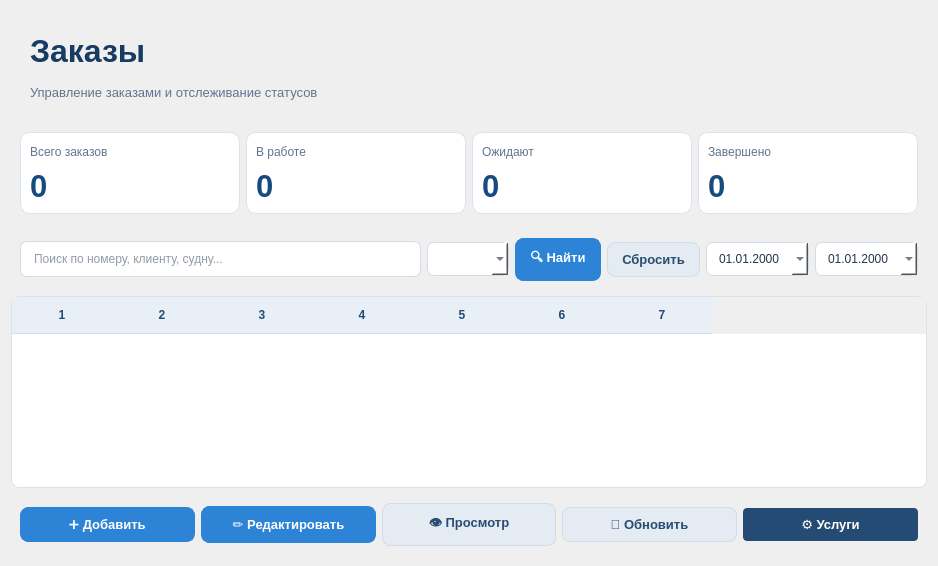
<?xml version="1.0" encoding="UTF-8"?>
<ui version="4.0">
 <class>Ui_OrdersPage</class>
 <widget class="QWidget" name="pageOrders">
  <property name="styleSheet">
   <string notr="true">QWidget#pageOrders {
    background-color: #F1F3F6;
    color: #24364B;
    font-family: &quot;Segoe UI&quot;;
    font-size: 10pt;
}

QLabel {
    background-color: transparent;
    color: #24364B;
}

QLabel#lblOrdersTitle_2 {
    color: #183B63;
    font-size: 24pt;
    font-weight: bold;
}

QLabel#lblOrdersSubtitle {
    color: #60758E;
    font-size: 10pt;
}

QFrame#headerFrameOrders,
QFrame#filtersFrameOrders,
QFrame#actionsFrameOrders {
    background-color: transparent;
    border: none;
}

QFrame#statsFrameOrders {
    background-color: transparent;
    border: none;
}

QFrame#cardTotalOrders,
QFrame#cardOrdersInProgress,
QFrame#cardOrdersPending,
QFrame#cardOrdersCompleted {
    background-color: #FFFFFF;
    border: 1px solid #D8E3EF;
    border-radius: 10px;
}

QFrame#cardTotalOrders QLabel,
QFrame#cardOrdersInProgress QLabel,
QFrame#cardOrdersPending QLabel,
QFrame#cardOrdersCompleted QLabel {
    background-color: transparent;
    border: none;
}

QLabel#lblTotalOrdersTitle,
QLabel#lblOrdersInProgressTitle,
QLabel#lblOrdersPendingTitle,
QLabel#lblOrdersCompletedTitle {
    color: #60758E;
    font-size: 9pt;
}

QLabel#lblTotalOrdersValue,
QLabel#lblOrdersInProgressValue,
QLabel#lblOrdersPendingValue,
QLabel#lblOrdersCompletedValue {
    color: #174A7E;
    font-size: 23pt;
    font-weight: bold;
}

QLineEdit#editOrderSearch {
    background-color: #FFFFFF;
    color: #24364B;
    border: 1px solid #D1DCE8;
    border-radius: 7px;
    padding: 9px 11px;
    selection-background-color: #2D83D5;
}

QLineEdit#editOrderSearch:focus {
    border: 1px solid #2D83D5;
}

QComboBox#comboOrderStatus {
    background-color: #FFFFFF;
    color: #24364B;
    border: 1px solid #D1DCE8;
    border-radius: 7px;
    padding: 8px 10px;
}

QComboBox#comboOrderStatus:hover {
    border: 1px solid #2D83D5;
}

QComboBox QAbstractItemView {
    background-color: #FFFFFF;
    color: #24364B;
    selection-background-color: #DCEBFA;
    selection-color: #183B63;
    border: 1px solid #D8E3EF;
}

QDateEdit#dateFrom, QDateEdit#dateTo {
    background-color: #FFFFFF;
    color: #24364B;
    border: 1px solid #D1DCE8;
    border-radius: 7px;
    padding: 8px 10px;
}

QDateEdit#dateFrom:focus, QDateEdit#dateTo:focus {
    border: 1px solid #2D83D5;
}

QPushButton {
    background-color: #2D83D5;
    color: #FFFFFF;
    border: 1px solid #2D83D5;
    border-radius: 8px;
    padding: 9px 14px;
    font-size: 10pt;
    font-weight: bold;
}

QPushButton:hover {
    background-color: #3B94E8;
    color: #FFFFFF;
    border: 1px solid #3B94E8;
}

QPushButton:pressed {
    background-color: #1E68AE;
    color: #FFFFFF;
    border: 1px solid #1E68AE;
}

QPushButton:disabled {
    background-color: #B9C7D5;
    color: #F4F6F8;
    border: 1px solid #B9C7D5;
}

QPushButton#btnSearchOrders,
QPushButton#btnAddOrder,
QPushButton#btnEditOrder {
    background-color: #2D83D5;
    color: #FFFFFF;
    border: 1px solid #2D83D5;
}

QPushButton#btnSearchOrders:hover,
QPushButton#btnAddOrder:hover,
QPushButton#btnEditOrder:hover {
    background-color: #3B94E8;
    color: #FFFFFF;
    border: 1px solid #3B94E8;
}

QPushButton#btnSearchOrders:pressed,
QPushButton#btnAddOrder:pressed,
QPushButton#btnEditOrder:pressed {
    background-color: #1E68AE;
    color: #FFFFFF;
    border: 1px solid #1E68AE;
}

QPushButton#btnResetOrderFilters,
QPushButton#btnViewOrder,
QPushButton#btnRefreshOrder {
    background-color: #E4EBF3;
    color: #294D70;
    border: 1px solid #D0DCE8;
}

QPushButton#btnResetOrderFilters:hover,
QPushButton#btnViewOrder:hover,
QPushButton#btnRefreshOrder:hover {
    background-color: #D5E3F1;
    color: #294D70;
    border: 1px solid #C2D5E8;
}

QPushButton#btnResetOrderFilters:pressed,
QPushButton#btnViewOrder:pressed,
QPushButton#btnRefreshOrder:pressed {
    background-color: #C6D8EA;
    color: #294D70;
    border: 1px solid #B5CADD;
}

QPushButton#btnServices {
    background-color: #244B73;
    color: white;
    border: none;
    padding: 8px 16px;
    border-radius: 4px;
    font-weight: bold;
}

QPushButton#btnServices:hover {
    background-color: #174A7E;
}

QTableWidget#tableOrders {
    background-color: #FFFFFF;
    alternate-background-color: #F6F9FC;
    color: #24364B;
    border: 1px solid #D8E3EF;
    border-radius: 8px;
    gridline-color: #E4EAF1;
    selection-background-color: #DCEBFA;
    selection-color: #183B63;
}

QTableWidget#tableOrders::item {
    padding: 7px;
}

QTableWidget#tableOrders::item:selected {
    background-color: #DCEBFA;
    color: #183B63;
}

QHeaderView::section {
    background-color: #E8EFF7;
    color: #244B73;
    border: none;
    border-bottom: 1px solid #D2DFEC;
    padding: 9px 7px;
    font-weight: bold;
}

QScrollBar:vertical {
    background-color: #EDF1F5;
    width: 10px;
    border: none;
    margin: 0;
}

QScrollBar::handle:vertical {
    background-color: #B7C7D8;
    min-height: 25px;
    border-radius: 4px;
}

QScrollBar::handle:vertical:hover {
    background-color: #8FA9C3;
}

QScrollBar::add-line:vertical,
QScrollBar::sub-line:vertical {
    height: 0;
}

QScrollBar:horizontal {
    background-color: #EDF1F5;
    height: 10px;
    border: none;
}

QScrollBar::handle:horizontal {
    background-color: #B7C7D8;
    min-width: 25px;
    border-radius: 4px;
}

QScrollBar::add-line:horizontal,
QScrollBar::sub-line:horizontal {
    width: 0;
}</string>
  </property>
  <layout class="QVBoxLayout" name="verticalLayout_19">
   <property name="leftMargin">
    <number>11</number>
   </property>
   <property name="topMargin">
    <number>11</number>
   </property>
   <property name="rightMargin">
    <number>11</number>
   </property>
   <property name="bottomMargin">
    <number>11</number>
   </property>
   <property name="spacing">
    <number>6</number>
   </property>
   <property name="sizeConstraint">
    <enum>QLayout::SetDefaultConstraint</enum>
   </property>
   <item>
    <layout class="QVBoxLayout" name="verticalLayoutOrders">
     <property name="spacing">
      <number>6</number>
     </property>
     <property name="sizeConstraint">
      <enum>QLayout::SetDefaultConstraint</enum>
     </property>
     <item>
      <widget class="QFrame" name="headerFrameOrders">
       <property name="font">
        <font>
         <pointsize>9</pointsize>
        </font>
       </property>
       <property name="sizePolicy">
        <sizepolicy hsizetype="Preferred" vsizetype="Preferred">
         <horstretch>0</horstretch>
         <verstretch>0</verstretch>
        </sizepolicy>
       </property>
       <property name="frameShape">
        <enum>QFrame::NoFrame</enum>
       </property>
       <property name="frameShadow">
        <enum>QFrame::Plain</enum>
       </property>
       <layout class="QVBoxLayout" name="verticalLayout_8">
        <property name="spacing">
         <number>6</number>
        </property>
        <property name="sizeConstraint">
         <enum>QLayout::SetDefaultConstraint</enum>
        </property>
        <item>
         <layout class="QVBoxLayout" name="verticalLayoutHeader">
          <property name="leftMargin">
           <number>10</number>
          </property>
          <property name="topMargin">
           <number>6</number>
          </property>
          <property name="rightMargin">
           <number>6</number>
          </property>
          <property name="bottomMargin">
           <number>6</number>
          </property>
          <property name="spacing">
           <number>6</number>
          </property>
          <property name="sizeConstraint">
           <enum>QLayout::SetDefaultConstraint</enum>
          </property>
          <item>
           <widget class="QLabel" name="lblOrdersTitle_2">
            <property name="text">
             <string notr="true">Заказы</string>
            </property>
            <property name="font">
             <font>
              <pointsize>24</pointsize>
             </font>
            </property>
            <property name="sizePolicy">
             <sizepolicy hsizetype="Preferred" vsizetype="Preferred">
              <horstretch>0</horstretch>
              <verstretch>0</verstretch>
             </sizepolicy>
            </property>
            <property name="minimumSize">
             <size>
              <width>380</width>
              <height>50</height>
             </size>
            </property>
            <property name="alignment">
             <set>Qt::AlignLeft|Qt::AlignVCenter|Qt::AlignLeading</set>
            </property>
            <property name="frameShape">
             <enum>QFrame::NoFrame</enum>
            </property>
            <property name="frameShadow">
             <enum>QFrame::Plain</enum>
            </property>
           </widget>
          </item>
          <item>
           <widget class="QLabel" name="lblOrdersSubtitle">
            <property name="text">
             <string notr="true">Управление заказами и отслеживание статусов</string>
            </property>
            <property name="font">
             <font>
              <pointsize>10</pointsize>
             </font>
            </property>
            <property name="sizePolicy">
             <sizepolicy hsizetype="Preferred" vsizetype="Preferred">
              <horstretch>0</horstretch>
              <verstretch>0</verstretch>
             </sizepolicy>
            </property>
            <property name="minimumSize">
             <size>
              <width>300</width>
              <height>20</height>
             </size>
            </property>
            <property name="alignment">
             <set>Qt::AlignLeft|Qt::AlignVCenter|Qt::AlignLeading</set>
            </property>
            <property name="frameShape">
             <enum>QFrame::NoFrame</enum>
            </property>
            <property name="frameShadow">
             <enum>QFrame::Plain</enum>
            </property>
           </widget>
          </item>
         </layout>
        </item>
       </layout>
      </widget>
     </item>
     <item>
      <widget class="QFrame" name="statsFrameOrders">
       <property name="font">
        <font>
         <pointsize>9</pointsize>
        </font>
       </property>
       <property name="sizePolicy">
        <sizepolicy hsizetype="Preferred" vsizetype="Preferred">
         <horstretch>0</horstretch>
         <verstretch>0</verstretch>
        </sizepolicy>
       </property>
       <property name="frameShape">
        <enum>QFrame::NoFrame</enum>
       </property>
       <property name="frameShadow">
        <enum>QFrame::Plain</enum>
       </property>
       <layout class="QHBoxLayout" name="horizontalLayout_5">
        <property name="leftMargin">
         <number>9</number>
        </property>
        <property name="topMargin">
         <number>9</number>
        </property>
        <property name="rightMargin">
         <number>9</number>
        </property>
        <property name="bottomMargin">
         <number>9</number>
        </property>
        <property name="spacing">
         <number>6</number>
        </property>
        <property name="sizeConstraint">
         <enum>QLayout::SetDefaultConstraint</enum>
        </property>
        <item>
         <layout class="QHBoxLayout" name="horizontalLayoutStats">
          <property name="spacing">
           <number>6</number>
          </property>
          <property name="sizeConstraint">
           <enum>QLayout::SetDefaultConstraint</enum>
          </property>
          <item>
           <widget class="QFrame" name="cardTotalOrders">
            <property name="font">
             <font>
              <pointsize>9</pointsize>
             </font>
            </property>
            <property name="sizePolicy">
             <sizepolicy hsizetype="Preferred" vsizetype="Preferred">
              <horstretch>0</horstretch>
              <verstretch>0</verstretch>
             </sizepolicy>
            </property>
            <property name="frameShape">
             <enum>QFrame::StyledPanel</enum>
            </property>
            <property name="frameShadow">
             <enum>QFrame::Raised</enum>
            </property>
            <layout class="QVBoxLayout" name="verticalLayout">
             <property name="leftMargin">
              <number>9</number>
             </property>
             <property name="topMargin">
              <number>9</number>
             </property>
             <property name="rightMargin">
              <number>9</number>
             </property>
             <property name="bottomMargin">
              <number>9</number>
             </property>
             <property name="spacing">
              <number>6</number>
             </property>
             <property name="sizeConstraint">
              <enum>QLayout::SetDefaultConstraint</enum>
             </property>
             <item>
              <widget class="QLabel" name="lblTotalOrdersTitle">
               <property name="text">
                <string notr="true">Всего заказов</string>
               </property>
               <property name="font">
                <font>
                 <pointsize>9</pointsize>
                </font>
               </property>
               <property name="sizePolicy">
                <sizepolicy hsizetype="Preferred" vsizetype="Preferred">
                 <horstretch>0</horstretch>
                 <verstretch>0</verstretch>
                </sizepolicy>
               </property>
               <property name="minimumSize">
                <size>
                 <width>100</width>
                 <height>20</height>
                </size>
               </property>
               <property name="alignment">
                <set>Qt::AlignLeft|Qt::AlignVCenter|Qt::AlignLeading</set>
               </property>
               <property name="frameShape">
                <enum>QFrame::NoFrame</enum>
               </property>
               <property name="frameShadow">
                <enum>QFrame::Plain</enum>
               </property>
              </widget>
             </item>
             <item>
              <widget class="QLabel" name="lblTotalOrdersValue">
               <property name="text">
                <string notr="true">0</string>
               </property>
               <property name="font">
                <font>
                 <pointsize>23</pointsize>
                </font>
               </property>
               <property name="sizePolicy">
                <sizepolicy hsizetype="Preferred" vsizetype="Preferred">
                 <horstretch>0</horstretch>
                 <verstretch>0</verstretch>
                </sizepolicy>
               </property>
               <property name="minimumSize">
                <size>
                 <width>200</width>
                 <height>30</height>
                </size>
               </property>
               <property name="alignment">
                <set>Qt::AlignLeft|Qt::AlignVCenter|Qt::AlignLeading</set>
               </property>
               <property name="frameShape">
                <enum>QFrame::NoFrame</enum>
               </property>
               <property name="frameShadow">
                <enum>QFrame::Plain</enum>
               </property>
              </widget>
             </item>
            </layout>
           </widget>
          </item>
          <item>
           <widget class="QFrame" name="cardOrdersInProgress">
            <property name="font">
             <font>
              <pointsize>9</pointsize>
             </font>
            </property>
            <property name="sizePolicy">
             <sizepolicy hsizetype="Preferred" vsizetype="Preferred">
              <horstretch>0</horstretch>
              <verstretch>0</verstretch>
             </sizepolicy>
            </property>
            <property name="frameShape">
             <enum>QFrame::StyledPanel</enum>
            </property>
            <property name="frameShadow">
             <enum>QFrame::Raised</enum>
            </property>
            <layout class="QVBoxLayout" name="verticalLayout_5">
             <property name="leftMargin">
              <number>9</number>
             </property>
             <property name="topMargin">
              <number>9</number>
             </property>
             <property name="rightMargin">
              <number>9</number>
             </property>
             <property name="bottomMargin">
              <number>9</number>
             </property>
             <property name="spacing">
              <number>6</number>
             </property>
             <property name="sizeConstraint">
              <enum>QLayout::SetDefaultConstraint</enum>
             </property>
             <item>
              <widget class="QLabel" name="lblOrdersInProgressTitle">
               <property name="text">
                <string notr="true">В работе</string>
               </property>
               <property name="font">
                <font>
                 <pointsize>9</pointsize>
                </font>
               </property>
               <property name="sizePolicy">
                <sizepolicy hsizetype="Preferred" vsizetype="Preferred">
                 <horstretch>0</horstretch>
                 <verstretch>0</verstretch>
                </sizepolicy>
               </property>
               <property name="minimumSize">
                <size>
                 <width>100</width>
                 <height>20</height>
                </size>
               </property>
               <property name="alignment">
                <set>Qt::AlignLeft|Qt::AlignVCenter|Qt::AlignLeading</set>
               </property>
               <property name="frameShape">
                <enum>QFrame::NoFrame</enum>
               </property>
               <property name="frameShadow">
                <enum>QFrame::Plain</enum>
               </property>
              </widget>
             </item>
             <item>
              <widget class="QLabel" name="lblOrdersInProgressValue">
               <property name="text">
                <string notr="true">0</string>
               </property>
               <property name="font">
                <font>
                 <pointsize>23</pointsize>
                </font>
               </property>
               <property name="sizePolicy">
                <sizepolicy hsizetype="Preferred" vsizetype="Preferred">
                 <horstretch>0</horstretch>
                 <verstretch>0</verstretch>
                </sizepolicy>
               </property>
               <property name="minimumSize">
                <size>
                 <width>200</width>
                 <height>30</height>
                </size>
               </property>
               <property name="alignment">
                <set>Qt::AlignLeft|Qt::AlignVCenter|Qt::AlignLeading</set>
               </property>
               <property name="frameShape">
                <enum>QFrame::NoFrame</enum>
               </property>
               <property name="frameShadow">
                <enum>QFrame::Plain</enum>
               </property>
              </widget>
             </item>
            </layout>
           </widget>
          </item>
          <item>
           <widget class="QFrame" name="cardOrdersPending">
            <property name="font">
             <font>
              <pointsize>9</pointsize>
             </font>
            </property>
            <property name="sizePolicy">
             <sizepolicy hsizetype="Preferred" vsizetype="Preferred">
              <horstretch>0</horstretch>
              <verstretch>0</verstretch>
             </sizepolicy>
            </property>
            <property name="frameShape">
             <enum>QFrame::StyledPanel</enum>
            </property>
            <property name="frameShadow">
             <enum>QFrame::Raised</enum>
            </property>
            <layout class="QVBoxLayout" name="verticalLayout_2">
             <property name="leftMargin">
              <number>9</number>
             </property>
             <property name="topMargin">
              <number>9</number>
             </property>
             <property name="rightMargin">
              <number>9</number>
             </property>
             <property name="bottomMargin">
              <number>9</number>
             </property>
             <property name="spacing">
              <number>6</number>
             </property>
             <property name="sizeConstraint">
              <enum>QLayout::SetDefaultConstraint</enum>
             </property>
             <item>
              <widget class="QLabel" name="lblOrdersPendingTitle">
               <property name="text">
                <string notr="true">Ожидают</string>
               </property>
               <property name="font">
                <font>
                 <pointsize>9</pointsize>
                </font>
               </property>
               <property name="sizePolicy">
                <sizepolicy hsizetype="Preferred" vsizetype="Preferred">
                 <horstretch>0</horstretch>
                 <verstretch>0</verstretch>
                </sizepolicy>
               </property>
               <property name="minimumSize">
                <size>
                 <width>100</width>
                 <height>20</height>
                </size>
               </property>
               <property name="alignment">
                <set>Qt::AlignLeft|Qt::AlignVCenter|Qt::AlignLeading</set>
               </property>
               <property name="frameShape">
                <enum>QFrame::NoFrame</enum>
               </property>
               <property name="frameShadow">
                <enum>QFrame::Plain</enum>
               </property>
              </widget>
             </item>
             <item>
              <widget class="QLabel" name="lblOrdersPendingValue">
               <property name="text">
                <string notr="true">0</string>
               </property>
               <property name="font">
                <font>
                 <pointsize>23</pointsize>
                </font>
               </property>
               <property name="sizePolicy">
                <sizepolicy hsizetype="Preferred" vsizetype="Preferred">
                 <horstretch>0</horstretch>
                 <verstretch>0</verstretch>
                </sizepolicy>
               </property>
               <property name="minimumSize">
                <size>
                 <width>200</width>
                 <height>30</height>
                </size>
               </property>
               <property name="alignment">
                <set>Qt::AlignLeft|Qt::AlignVCenter|Qt::AlignLeading</set>
               </property>
               <property name="frameShape">
                <enum>QFrame::NoFrame</enum>
               </property>
               <property name="frameShadow">
                <enum>QFrame::Plain</enum>
               </property>
              </widget>
             </item>
            </layout>
           </widget>
          </item>
          <item>
           <widget class="QFrame" name="cardOrdersCompleted">
            <property name="font">
             <font>
              <pointsize>9</pointsize>
             </font>
            </property>
            <property name="sizePolicy">
             <sizepolicy hsizetype="Preferred" vsizetype="Preferred">
              <horstretch>0</horstretch>
              <verstretch>0</verstretch>
             </sizepolicy>
            </property>
            <property name="frameShape">
             <enum>QFrame::StyledPanel</enum>
            </property>
            <property name="frameShadow">
             <enum>QFrame::Raised</enum>
            </property>
            <layout class="QVBoxLayout" name="verticalLayout_6">
             <property name="leftMargin">
              <number>9</number>
             </property>
             <property name="topMargin">
              <number>9</number>
             </property>
             <property name="rightMargin">
              <number>9</number>
             </property>
             <property name="bottomMargin">
              <number>9</number>
             </property>
             <property name="spacing">
              <number>6</number>
             </property>
             <property name="sizeConstraint">
              <enum>QLayout::SetDefaultConstraint</enum>
             </property>
             <item>
              <widget class="QLabel" name="lblOrdersCompletedTitle">
               <property name="text">
                <string notr="true">Завершено</string>
               </property>
               <property name="font">
                <font>
                 <pointsize>9</pointsize>
                </font>
               </property>
               <property name="sizePolicy">
                <sizepolicy hsizetype="Preferred" vsizetype="Preferred">
                 <horstretch>0</horstretch>
                 <verstretch>0</verstretch>
                </sizepolicy>
               </property>
               <property name="minimumSize">
                <size>
                 <width>100</width>
                 <height>20</height>
                </size>
               </property>
               <property name="alignment">
                <set>Qt::AlignLeft|Qt::AlignVCenter|Qt::AlignLeading</set>
               </property>
               <property name="frameShape">
                <enum>QFrame::NoFrame</enum>
               </property>
               <property name="frameShadow">
                <enum>QFrame::Plain</enum>
               </property>
              </widget>
             </item>
             <item>
              <widget class="QLabel" name="lblOrdersCompletedValue">
               <property name="text">
                <string notr="true">0</string>
               </property>
               <property name="font">
                <font>
                 <pointsize>23</pointsize>
                </font>
               </property>
               <property name="sizePolicy">
                <sizepolicy hsizetype="Preferred" vsizetype="Preferred">
                 <horstretch>0</horstretch>
                 <verstretch>0</verstretch>
                </sizepolicy>
               </property>
               <property name="minimumSize">
                <size>
                 <width>200</width>
                 <height>30</height>
                </size>
               </property>
               <property name="alignment">
                <set>Qt::AlignLeft|Qt::AlignVCenter|Qt::AlignLeading</set>
               </property>
               <property name="frameShape">
                <enum>QFrame::NoFrame</enum>
               </property>
               <property name="frameShadow">
                <enum>QFrame::Plain</enum>
               </property>
              </widget>
             </item>
            </layout>
           </widget>
          </item>
         </layout>
        </item>
       </layout>
      </widget>
     </item>
     <item>
      <widget class="QFrame" name="filtersFrameOrders">
       <property name="font">
        <font>
         <pointsize>9</pointsize>
        </font>
       </property>
       <property name="sizePolicy">
        <sizepolicy hsizetype="Preferred" vsizetype="Preferred">
         <horstretch>0</horstretch>
         <verstretch>0</verstretch>
        </sizepolicy>
       </property>
       <property name="frameShape">
        <enum>QFrame::StyledPanel</enum>
       </property>
       <property name="frameShadow">
        <enum>QFrame::Raised</enum>
       </property>
       <layout class="QHBoxLayout" name="horizontalLayout_11">
        <property name="leftMargin">
         <number>9</number>
        </property>
        <property name="topMargin">
         <number>9</number>
        </property>
        <property name="rightMargin">
         <number>9</number>
        </property>
        <property name="bottomMargin">
         <number>9</number>
        </property>
        <property name="spacing">
         <number>6</number>
        </property>
        <property name="sizeConstraint">
         <enum>QLayout::SetDefaultConstraint</enum>
        </property>
        <item>
         <layout class="QHBoxLayout" name="horizontalLayout_4">
          <property name="spacing">
           <number>6</number>
          </property>
          <property name="sizeConstraint">
           <enum>QLayout::SetDefaultConstraint</enum>
          </property>
          <item>
           <widget class="QLineEdit" name="editOrderSearch">
            <property name="placeholderText">
             <string notr="true">Поиск по номеру, клиенту, судну...</string>
            </property>
            <property name="font">
             <font>
              <pointsize>9</pointsize>
             </font>
            </property>
            <property name="cursor">
             <cursorShape>IBeamCursor</cursorShape>
            </property>
            <property name="sizePolicy">
             <sizepolicy hsizetype="Expanding" vsizetype="Fixed">
              <horstretch>0</horstretch>
              <verstretch>0</verstretch>
             </sizepolicy>
            </property>
            <property name="alignment">
             <set>Qt::AlignLeft|Qt::AlignVCenter|Qt::AlignLeading</set>
            </property>
           </widget>
          </item>
          <item>
           <widget class="QComboBox" name="comboOrderStatus">
            <property name="font">
             <font>
              <pointsize>9</pointsize>
             </font>
            </property>
            <property name="sizePolicy">
             <sizepolicy hsizetype="Preferred" vsizetype="Fixed">
              <horstretch>0</horstretch>
              <verstretch>0</verstretch>
             </sizepolicy>
            </property>
            <property name="currentIndex">
             <number>0</number>
            </property>
           </widget>
          </item>
          <item>
           <widget class="QPushButton" name="btnSearchOrders">
            <property name="text">
             <string notr="true">🔍 Найти</string>
            </property>
            <property name="font">
             <font>
              <pointsize>9</pointsize>
             </font>
            </property>
            <property name="cursor">
             <cursorShape>PointingHandCursor</cursorShape>
            </property>
            <property name="sizePolicy">
             <sizepolicy hsizetype="Preferred" vsizetype="Fixed">
              <horstretch>0</horstretch>
              <verstretch>0</verstretch>
             </sizepolicy>
            </property>
           </widget>
          </item>
          <item>
           <widget class="QPushButton" name="btnResetOrderFilters">
            <property name="text">
             <string notr="true">Сбросить</string>
            </property>
            <property name="font">
             <font>
              <pointsize>9</pointsize>
             </font>
            </property>
            <property name="cursor">
             <cursorShape>PointingHandCursor</cursorShape>
            </property>
            <property name="sizePolicy">
             <sizepolicy hsizetype="Preferred" vsizetype="Fixed">
              <horstretch>0</horstretch>
              <verstretch>0</verstretch>
             </sizepolicy>
            </property>
           </widget>
          </item>
          <item>
           <widget class="QDateEdit" name="dateFrom">
            <property name="font">
             <font>
              <pointsize>9</pointsize>
             </font>
            </property>
            <property name="sizePolicy">
             <sizepolicy hsizetype="Minimum" vsizetype="Fixed">
              <horstretch>0</horstretch>
              <verstretch>0</verstretch>
             </sizepolicy>
            </property>
            <property name="alignment">
             <set>Qt::AlignLeft|Qt::AlignVCenter|Qt::AlignLeading</set>
            </property>
            <property name="date">
             <date>2000-01-01</date>
            </property>
            <property name="displayFormat">
             <string notr="true">dd.MM.yyyy</string>
            </property>
            <property name="calendarPopup">
             <bool>true</bool>
            </property>
           </widget>
          </item>
          <item>
           <widget class="QDateEdit" name="dateTo">
            <property name="font">
             <font>
              <pointsize>9</pointsize>
             </font>
            </property>
            <property name="sizePolicy">
             <sizepolicy hsizetype="Minimum" vsizetype="Fixed">
              <horstretch>0</horstretch>
              <verstretch>0</verstretch>
             </sizepolicy>
            </property>
            <property name="alignment">
             <set>Qt::AlignLeft|Qt::AlignVCenter|Qt::AlignLeading</set>
            </property>
            <property name="date">
             <date>2000-01-01</date>
            </property>
            <property name="displayFormat">
             <string notr="true">dd.MM.yyyy</string>
            </property>
            <property name="calendarPopup">
             <bool>true</bool>
            </property>
           </widget>
          </item>
         </layout>
        </item>
       </layout>
      </widget>
     </item>
     <item>
      <widget class="QTableWidget" name="tableOrders">
       <property name="font">
        <font>
         <pointsize>9</pointsize>
        </font>
       </property>
       <property name="sizePolicy">
        <sizepolicy hsizetype="Expanding" vsizetype="Expanding">
         <horstretch>0</horstretch>
         <verstretch>0</verstretch>
        </sizepolicy>
       </property>
       <property name="wordWrap">
        <bool>true</bool>
       </property>
       <property name="frameShape">
        <enum>QFrame::StyledPanel</enum>
       </property>
       <property name="frameShadow">
        <enum>QFrame::Sunken</enum>
       </property>
       <property name="alternatingRowColors">
        <bool>true</bool>
       </property>
       <property name="selectionBehavior">
        <enum>QAbstractItemView::SelectRows</enum>
       </property>
       <property name="wordWrap">
        <bool>true</bool>
       </property>
       <property name="columnCount">
        <number>7</number>
       </property>
      </widget>
     </item>
     <item>
      <widget class="QFrame" name="actionsFrameOrders">
       <property name="font">
        <font>
         <pointsize>9</pointsize>
        </font>
       </property>
       <property name="sizePolicy">
        <sizepolicy hsizetype="Preferred" vsizetype="Preferred">
         <horstretch>0</horstretch>
         <verstretch>0</verstretch>
        </sizepolicy>
       </property>
       <property name="frameShape">
        <enum>QFrame::StyledPanel</enum>
       </property>
       <property name="frameShadow">
        <enum>QFrame::Raised</enum>
       </property>
       <layout class="QHBoxLayout" name="horizontalLayout_2">
        <property name="leftMargin">
         <number>9</number>
        </property>
        <property name="topMargin">
         <number>9</number>
        </property>
        <property name="rightMargin">
         <number>9</number>
        </property>
        <property name="bottomMargin">
         <number>9</number>
        </property>
        <property name="spacing">
         <number>6</number>
        </property>
        <property name="sizeConstraint">
         <enum>QLayout::SetDefaultConstraint</enum>
        </property>
        <item>
         <layout class="QHBoxLayout" name="horizontalLayoutActions">
          <property name="spacing">
           <number>6</number>
          </property>
          <property name="sizeConstraint">
           <enum>QLayout::SetDefaultConstraint</enum>
          </property>
          <item>
           <widget class="QPushButton" name="btnAddOrder">
            <property name="text">
             <string notr="true">➕ Добавить</string>
            </property>
            <property name="font">
             <font>
              <pointsize>9</pointsize>
             </font>
            </property>
            <property name="cursor">
             <cursorShape>PointingHandCursor</cursorShape>
            </property>
            <property name="sizePolicy">
             <sizepolicy hsizetype="Minimum" vsizetype="Fixed">
              <horstretch>0</horstretch>
              <verstretch>0</verstretch>
             </sizepolicy>
            </property>
           </widget>
          </item>
          <item>
           <widget class="QPushButton" name="btnEditOrder">
            <property name="text">
             <string notr="true">✏️ Редактировать</string>
            </property>
            <property name="font">
             <font>
              <pointsize>9</pointsize>
             </font>
            </property>
            <property name="cursor">
             <cursorShape>PointingHandCursor</cursorShape>
            </property>
            <property name="sizePolicy">
             <sizepolicy hsizetype="Minimum" vsizetype="Fixed">
              <horstretch>0</horstretch>
              <verstretch>0</verstretch>
             </sizepolicy>
            </property>
           </widget>
          </item>
          <item>
           <widget class="QPushButton" name="btnViewOrder">
            <property name="text">
             <string notr="true">👁 Просмотр</string>
            </property>
            <property name="font">
             <font>
              <pointsize>9</pointsize>
             </font>
            </property>
            <property name="cursor">
             <cursorShape>PointingHandCursor</cursorShape>
            </property>
            <property name="sizePolicy">
             <sizepolicy hsizetype="Minimum" vsizetype="Fixed">
              <horstretch>0</horstretch>
              <verstretch>0</verstretch>
             </sizepolicy>
            </property>
           </widget>
          </item>
          <item>
           <widget class="QPushButton" name="btnRefreshOrder">
            <property name="text">
             <string notr="true">🔄 Обновить</string>
            </property>
            <property name="font">
             <font>
              <pointsize>9</pointsize>
             </font>
            </property>
            <property name="cursor">
             <cursorShape>PointingHandCursor</cursorShape>
            </property>
            <property name="sizePolicy">
             <sizepolicy hsizetype="Minimum" vsizetype="Fixed">
              <horstretch>0</horstretch>
              <verstretch>0</verstretch>
             </sizepolicy>
            </property>
           </widget>
          </item>
          <item>
           <widget class="QPushButton" name="btnServices">
            <property name="text">
             <string notr="true">⚙ Услуги</string>
            </property>
            <property name="font">
             <font>
              <pointsize>9</pointsize>
             </font>
            </property>
            <property name="cursor">
             <cursorShape>PointingHandCursor</cursorShape>
            </property>
            <property name="sizePolicy">
             <sizepolicy hsizetype="Minimum" vsizetype="Fixed">
              <horstretch>0</horstretch>
              <verstretch>0</verstretch>
             </sizepolicy>
            </property>
           </widget>
          </item>
         </layout>
        </item>
       </layout>
      </widget>
     </item>
    </layout>
   </item>
  </layout>
 </widget>
 <resources/>
 <connections/>
</ui>
